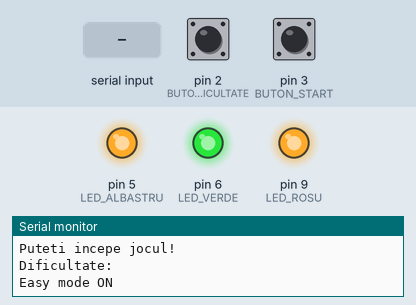
Bench run of a program on a simulated Arduino Uno, built with avr-gcc and run on an emulated ATmega328P. Shown: output pins drawn as LEDs (lit = HIGH), the last lines printed to the serial monitor. Dashed ring = blinking. The test bench sets the inputs (shaded band); at power-on: pin 3 (BUTON_START) HIGH, pin 2 (BUTON_DIFICULTATE) HIGH. Random numbers use the default seed unless the program sets one.

Above: at 1.2 s.
1.3 s: pin 3 (BUTON_START) pulled LOW for 0.15 s
At 2.7 s:
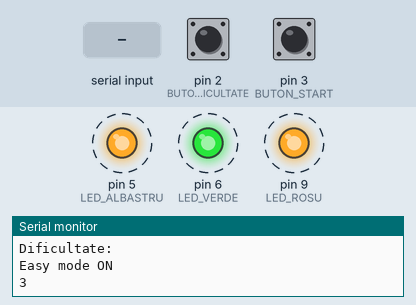
4.4 s: "1\n" received over Serial
At 5.6 s:
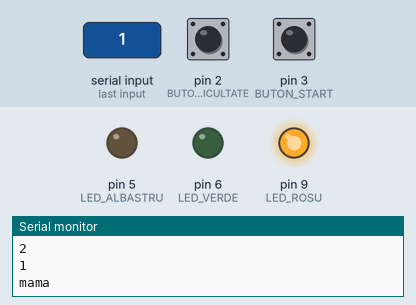
5.9 s: pin 3 (BUTON_START) pulled LOW for 1 s
At 6.9 s:
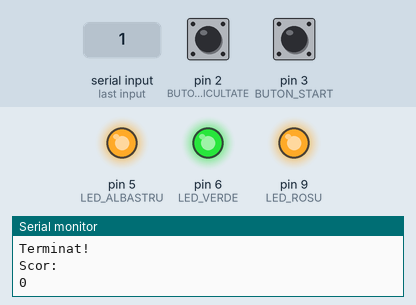
12.5 s: pin 3 (BUTON_START) pulsed LOW 5 times (0.12 s each, 0.3 s apart)
At 17.7 s:
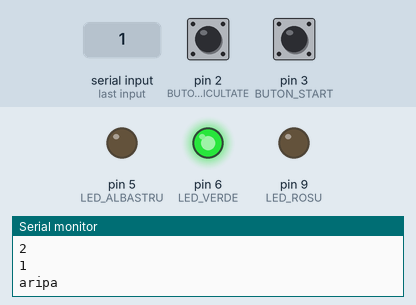
Timing chart, 0 to 48.2 s (numbered marks = the images above; inputs shaded):
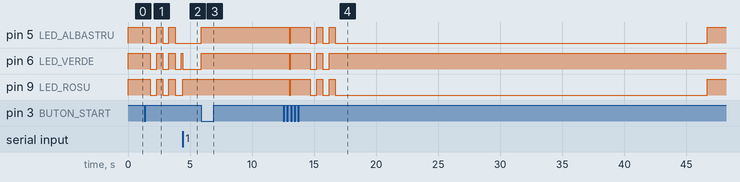

Measured:
- after the input at 1.3 s, pin 5 (LED_ALBASTRU), pin 6 (LED_VERDE), pin 9 (LED_ROSU): alternates HIGH for 0.50 s and LOW for 0.50 s, starting after 0.50 s
- after the input at 4.4 s, pin 6 (LED_VERDE): HIGH → LOW at once; pin 9 (LED_ROSU): LOW → HIGH at once
- after the input at 5.9 s, pin 5 (LED_ALBASTRU), pin 6 (LED_VERDE): LOW → HIGH at once
- after the input at 12.5 s, pin 5 (LED_ALBASTRU), pin 9 (LED_ROSU): HIGH → LOW after 0.50 s, → HIGH 0.10 s later, → LOW 1.6 s later, → HIGH 0.50 s later, … (8 changes in this stretch); pin 6 (LED_VERDE): goes LOW 0.10 s, HIGH 1.6 s, LOW 0.50 s, HIGH 0.50 s, LOW 0.50 s, then HIGH, starting after 0.50 s

The program:

main.cpp
```cpp
#include <Arduino.h>
#include <string.h>

#define BAUD 28800

char cuvant[25], cuvantTarget[25];
char dictionar [13][25] = {"robotica", "uno", "robot", "matematica", "caine", "elefant", "mama", "laptoparupa", "aripa", "tastatura", "casa", "masa", "parfum"};
int scor = 0;
int index = 0, dificultate = 0, stareLed = 0, clipiri = 0;
unsigned long timp[3] = {5300, 4100, 2800}, timpJoc = 33000, momentSelectareCuvant = 0, timpDebounce = 300;
int eroareIncepere = 50, timpIncepere = 3000;
char numeDificultati[3][10] = {"\nUsor\n", "\nMediu\n", "\nGreu\n"};
volatile unsigned long momentApasareDificultate = 0, momentApasareStart = 0, momentIncepereJoc = 0, ultimaClipire = 0;
bool repaus = true, rulare = false;

int LED_ROSU = 9;
int LED_VERDE = 6;
int LED_ALBASTRU = 5;

int BUTON_START = 3;
int BUTON_DIFICULTATE = 2;
int BACKSPACE = 8;

void setRGB(int valRosu, int valVerde, int valAlbastru)
{
  analogWrite(LED_ROSU, valRosu);
  analogWrite(LED_VERDE, valVerde);
  analogWrite(LED_ALBASTRU, valAlbastru);
}

//Functia primeste ca parametru un sir de caractere si verifica daca se potriveste cu target-ul curent, returnand:
// 1 - daca se potriveste complet
// 0 - daca se potriveste partial
// -1 - daca nu se potriveste
int verificaCuvant(const char *cuvantVerificare)
{
  int lungime = strlen(cuvantVerificare);

  int i = 0;
  while (i < lungime) {
      if (cuvantVerificare[i] != cuvantTarget[i])
          return -1;
      i++;
  }
  if(lungime == int(strlen(cuvantTarget)))
    return 1;
  return 0;
}

void finalizare()
{
  Serial.println("\nTerminat!\nScor:");
  Serial.println(scor);
  Serial.println("\n");
  setRGB(255, 255, 255);
}

//Functia verifica daca timpul de joc a exipirat;
// daca da, atunci se apeleaza functia de finalizare si se trece in starea de repaus
void verificaStare()
{
  if(rulare && millis() - momentIncepereJoc > timpJoc)
  {
    repaus = true;
    rulare = false;
    finalizare();
  }
}

//Functia este apelata in primele 3 secunde de la apasarea butonului de start; se ocupa de numaratoarea inversa pana la inceperea
//jocului si de clipitul LED-ului in cele 3 secunde
void incepere()
{
  if(millis() - ultimaClipire > timpIncepere/6)
  {
    ultimaClipire = millis();
    setRGB(255 * stareLed, 255 * stareLed, 255 * stareLed);
    stareLed = (stareLed + 1) % 2;

// Dacă LED-ul și-a schimbat starea de un număr par de ori mai mic decât 6 (inclusiv 0), se va afișa un număr care reprezintă
// numărătoarea inversă până la începerea jocului
    if(!(clipiri % 2))
    {
      Serial.println(char(3 - clipiri/2 + 48));
    }

    clipiri++;
  }

  //Cand LED-ul si-a schimbat starea de 6 ori (a clipit de 3 ori) se va selecta primul cuvant de tastat, LED-ul se va face verde,
  //si se reseteaza sirul de caracter "cuvant" in care se stocheaza ce se tasteaza
  if(clipiri == 6)
  {
    index = 0;
    strcpy(cuvant, "");
    strcpy(cuvantTarget,dictionar[(random(10) + momentIncepereJoc) % 10]);
    Serial.println(cuvantTarget);
    momentSelectareCuvant = millis();
    setRGB(0, 255, 0);
    clipiri++;
  }
}

void startJoc()
{
  momentIncepereJoc = millis();
  scor = 0;
  ultimaClipire = millis();
  clipiri = 0;
}

// debounce pentru butonul de dificultate + schimbarea dificultatii doar daca jocul este in repaus
void verificareButonDificultate()
{
  if(repaus)
  {
    if(millis() - momentApasareDificultate > timpDebounce && digitalRead(BUTON_DIFICULTATE) == LOW)
    {
      momentApasareDificultate = millis();
      dificultate = (dificultate + 1) % 3;
      if (dificultate == 0)
      {
        Serial.println();
        Serial.println();
        Serial.println("Easy mode ON");
      }
      else if (dificultate == 1)
      {
        Serial.println();
        Serial.println();
        Serial.println("Medium mode ON");
      }
      else if (dificultate == 2)
      {
        Serial.println();
        Serial.println();
        Serial.println("Hard mode ON");
      }
    }
  }
}

// debounce pentru butonul de start + schimbarea starii jocului
void verificareButonStart()
{
  if(millis() - momentApasareStart > timpDebounce && digitalRead(BUTON_START) == LOW)
  {
    momentApasareStart = millis();
    repaus = !repaus;
    rulare = !rulare;
    if(rulare)
    {
      startJoc();
    }else
    {
      finalizare();
    }
  }
}

//Functia citeste o litera de la tastatura si o adauga la sirul de caractere "cuvant" care se compara cu target-ul
void citireLitera()
{
  char litera = Serial.read();
  if(int(litera) == BACKSPACE)
  {
    if(index > 0)
    {
      cuvant[index - 1] = NULL;
      index--;
    }
  }else
  {
    cuvant[index] = litera;
    index++;
    cuvant[index] = NULL;
  }
}

void alegereCuvantNou(int verdict)
{
  if(verdict)
  {
    scor++;
    Serial.println("\n");
  }else
  {
    Serial.println("\nTimp expirat!\n");
  }
  strcpy(cuvant," ");
  index = 0;
  strcpy(cuvantTarget,dictionar[(random(13) + momentIncepereJoc) % 13]);
  Serial.println(cuvantTarget);
  momentSelectareCuvant = millis();
}

void setup()
{
    Serial.begin(BAUD);

    pinMode(LED_ROSU, OUTPUT);
    pinMode(LED_VERDE, OUTPUT);
    pinMode(LED_ALBASTRU, OUTPUT);

    setRGB(255, 255, 255);

    pinMode(BUTON_START, INPUT_PULLUP);
    pinMode(BUTON_DIFICULTATE, INPUT_PULLUP);

    attachInterrupt(digitalPinToInterrupt(BUTON_START), verificareButonStart, FALLING);
    attachInterrupt(digitalPinToInterrupt(BUTON_DIFICULTATE), verificareButonDificultate, FALLING);

    Serial.println("\nPuteti incepe jocul!\n");
    Serial.println("Dificultate: ");
    if (dificultate == 0)
      {
        Serial.println("Easy mode ON");
      }
      else if (dificultate == 1)
      {
        Serial.println("Medium mode ON");
      }
      else if (dificultate == 2)
      {
        Serial.println("Hard mode ON");
      }
}

void loop()
{
  verificaStare();

  if(rulare)
  {
    if(millis() - momentIncepereJoc <= timpIncepere + eroareIncepere)
    {
      incepere();
    }else
    {
      if(Serial.available())
      {
          citireLitera();

          if(verificaCuvant(cuvant) == 1)
          {
            alegereCuvantNou(1);
          }else if(verificaCuvant(cuvant) == -1)
          {
            setRGB(255, 0, 0);
          }else
            setRGB(0, 255, 0);
      }
      if(millis() - momentSelectareCuvant > timp[dificultate])
      {
        alegereCuvantNou(0);
      }
    }
  }
}
```
